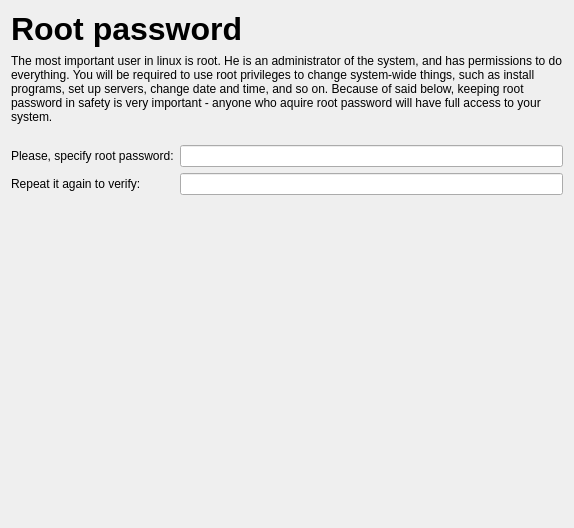
      <widget class="QWidget" name="rootPasswordPage">
       <layout class="QVBoxLayout" name="verticalLayout_12">
        <item>
         <layout class="QHBoxLayout" name="horizontalLayout_40">
          <item>
           <widget class="QLabel" name="label_16">
            <property name="text">
             <string>&lt;!DOCTYPE HTML PUBLIC &quot;-//W3C//DTD HTML 4.0//EN&quot; &quot;http://www.w3.org/TR/REC-html40/strict.dtd&quot;&gt;
&lt;html&gt;&lt;head&gt;&lt;meta name=&quot;qrichtext&quot; content=&quot;1&quot; /&gt;&lt;style type=&quot;text/css&quot;&gt;
p, li { white-space: pre-wrap; }
&lt;/style&gt;&lt;/head&gt;&lt;body style=&quot; font-family:'Droid Sans'; font-size:10pt; font-weight:400; font-style:normal;&quot;&gt;
&lt;p style=&quot; margin-top:0px; margin-bottom:0px; margin-left:0px; margin-right:0px; -qt-block-indent:0; text-indent:0px;&quot;&gt;&lt;span style=&quot; font-family:'Tahoma'; font-size:24pt; font-weight:600;&quot;&gt;Root password&lt;/span&gt;&lt;/p&gt;&lt;/body&gt;&lt;/html&gt;</string>
            </property>
            <property name="wordWrap">
             <bool>false</bool>
            </property>
           </widget>
          </item>
          <item>
           <spacer name="horizontalSpacer_28">
            <property name="orientation">
             <enum>Qt::Horizontal</enum>
            </property>
            <property name="sizeHint" stdset="0">
             <size>
              <width>40</width>
              <height>20</height>
             </size>
            </property>
           </spacer>
          </item>
          <item>
           <layout class="QVBoxLayout" name="verticalLayout_36">
            <item>
             <spacer name="verticalSpacer_34">
              <property name="orientation">
               <enum>Qt::Vertical</enum>
              </property>
              <property name="sizeType">
               <enum>QSizePolicy::Fixed</enum>
              </property>
              <property name="sizeHint" stdset="0">
               <size>
                <width>20</width>
                <height>9</height>
               </size>
              </property>
             </spacer>
            </item>
            <item>
             <widget class="QLabel" name="label_51">
              <property name="text">
               <string/>
              </property>
              <property name="pixmap">
               <pixmap>:/setupRoots/icons/logo_wide.svg</pixmap>
              </property>
             </widget>
            </item>
           </layout>
          </item>
         </layout>
        </item>
        <item>
         <widget class="QLabel" name="label_50">
          <property name="text">
           <string>The most important user in linux is root. He is an administrator of the system, and has permissions to do everything. You will be required to use root privileges to change system-wide things, such as install programs, set up servers, change date and time, and so on. Because of said below, keeping root password in safety is very important - anyone who aquire root password will have full access to your system.</string>
          </property>
          <property name="wordWrap">
           <bool>true</bool>
          </property>
         </widget>
        </item>
        <item>
         <spacer name="verticalSpacer_15">
          <property name="orientation">
           <enum>Qt::Vertical</enum>
          </property>
          <property name="sizeType">
           <enum>QSizePolicy::Fixed</enum>
          </property>
          <property name="sizeHint" stdset="0">
           <size>
            <width>20</width>
            <height>15</height>
           </size>
          </property>
         </spacer>
        </item>
        <item>
         <layout class="QHBoxLayout" name="horizontalLayout_23">
          <item>
           <layout class="QGridLayout" name="gridLayout">
            <item row="0" column="0">
             <widget class="QLabel" name="label_17">
              <property name="text">
               <string>Please, specify root password:</string>
              </property>
             </widget>
            </item>
            <item row="0" column="1">
             <widget class="QLineEdit" name="rootPasswordEdit">
              <property name="echoMode">
               <enum>QLineEdit::Password</enum>
              </property>
             </widget>
            </item>
            <item row="1" column="0">
             <widget class="QLabel" name="label_18">
              <property name="text">
               <string>Repeat it again to verify:</string>
              </property>
             </widget>
            </item>
            <item row="1" column="1">
             <widget class="QLineEdit" name="rootPasswordVerifyEdit">
              <property name="inputMethodHints">
               <set>Qt::ImhHiddenText|Qt::ImhNoAutoUppercase|Qt::ImhNoPredictiveText|Qt::ImhSensitiveData</set>
              </property>
              <property name="inputMask">
               <string/>
              </property>
              <property name="echoMode">
               <enum>QLineEdit::Password</enum>
              </property>
             </widget>
            </item>
           </layout>
          </item>
         </layout>
        </item>
        <item>
         <spacer name="verticalSpacer_9">
          <property name="orientation">
           <enum>Qt::Vertical</enum>
          </property>
          <property name="sizeHint" stdset="0">
           <size>
            <width>20</width>
            <height>322</height>
           </size>
          </property>
         </spacer>
        </item>
       </layout>
      </widget>
